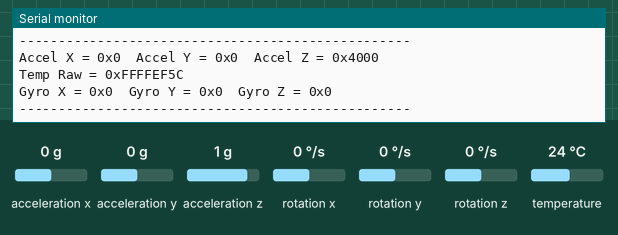
A sketch run on a simulated Arduino Uno, built with avr-gcc and run on an emulated ATmega328P. On the bench: the last lines printed to the serial monitor. The test bench sets the inputs (shaded band); at power-on: acceleration x 0 g, acceleration y 0 g, acceleration z 1 g, rotation x 0 °/s, rotation y 0 °/s, rotation z 0 °/s, temperature 24 °C.

Above: at 2.2 s.
2.3 s: acceleration x set to -1.4 g
5.0 s: acceleration y set to -1.4 g
7.6 s: acceleration z set to -1.4 g
10.1 s: rotation x set to -192 °/s
At 11.2 s:
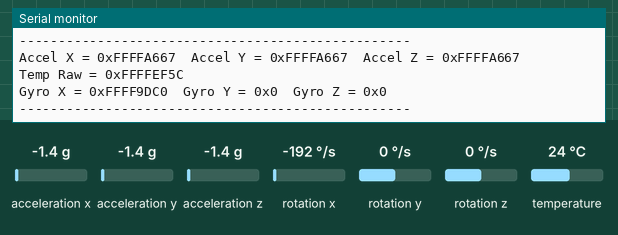
12.7 s: rotation y set to -192 °/s
At 13.7 s:
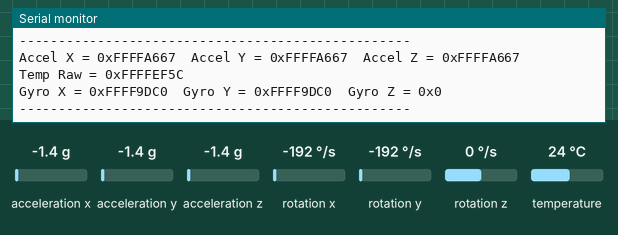
15.3 s: rotation z set to -192 °/s
At 16.3 s:
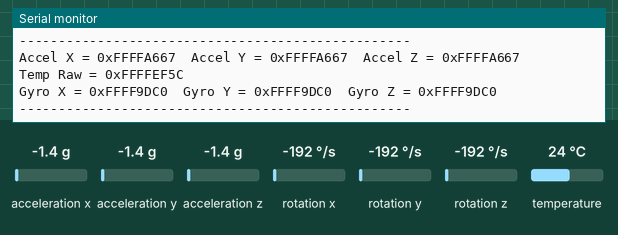

Measured:
- after the input at 10.1 s, the serial monitor: prints a new line after 0.66 s (image 1)
- after the input at 12.7 s, the serial monitor: prints a new line after 0.63 s (image 2)
- after the input at 15.3 s, the serial monitor: prints a new line after 0.61 s (image 3)

The sketch:

mpu_code2.ino
```cpp
#include "Wire.h"
#include "I2Cdev.h"
#include "MPU6050.h"

MPU6050 mpu;

int16_t ax, ay, az;
int16_t gx, gy, gz;
int16_t tempRaw;


void setup() {
  Serial.begin(115200);
  delay(1000);
  Wire.begin();
  mpu.initialize();
}

void loop() {

    // Read sensor values
    mpu.getMotion6(&ax, &ay, &az, &gx, &gy, &gz);
    tempRaw = mpu.getTemperature();

    delay(500);

    // Print all in hex
    Serial.print("Accel X = 0x"); Serial.print(ax, HEX); Serial.print("  ");
    Serial.print("Accel Y = 0x"); Serial.print(ay, HEX); Serial.print("  ");
    Serial.print("Accel Z = 0x"); Serial.println(az, HEX);

    Serial.print("Temp Raw = 0x"); Serial.println(tempRaw, HEX);

    Serial.print("Gyro X = 0x"); Serial.print(gx, HEX); Serial.print("  ");
    Serial.print("Gyro Y = 0x"); Serial.print(gy, HEX); Serial.print("  ");
    Serial.print("Gyro Z = 0x"); Serial.println(gz, HEX);

    Serial.println("--------------------------------------------------");


}
```
